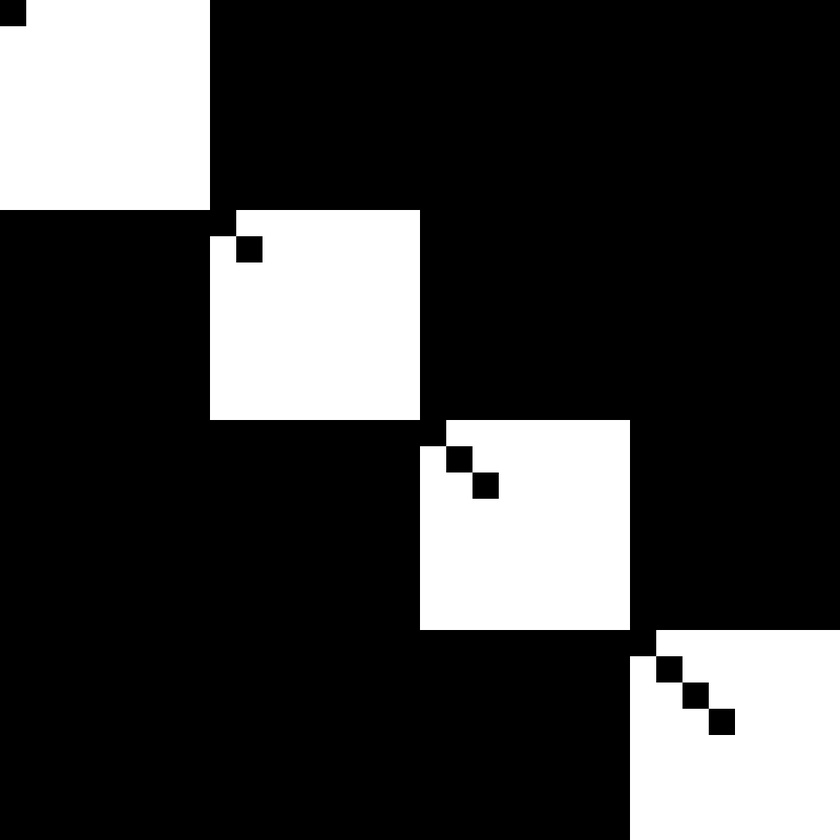
#> input picture Obsolete/no.jpg, 840 x 840 px, shrunk from 1024 x 1024 before the run
$ python thresh.py
#> lines starting #> are read from the running program, lines starting #| are printed output that depends on the picture
import numpy as np
import cv2

img = cv2.imread("no.jpg", 0)
#> img is the input picture: shape (840, 840); min 0, max 255, mean 61.3
'''
#blur = cv2.GaussianBlur(img, (5, 5), 0)
# ret3, img = cv2.threshold(blur, 0, 255, cv2.THRESH_BINARY + cv2.THRESH_OTSU)
img = cv2.adaptiveThreshold(blur, 255, cv2.ADAPTIVE_THRESH_GAUSSIAN_C, cv2.THRESH_BINARY, 5, 2)
'''
kernel = np.ones((7, 7), np.uint8)
img = cv2.dilate(img, kernel, iterations=15)
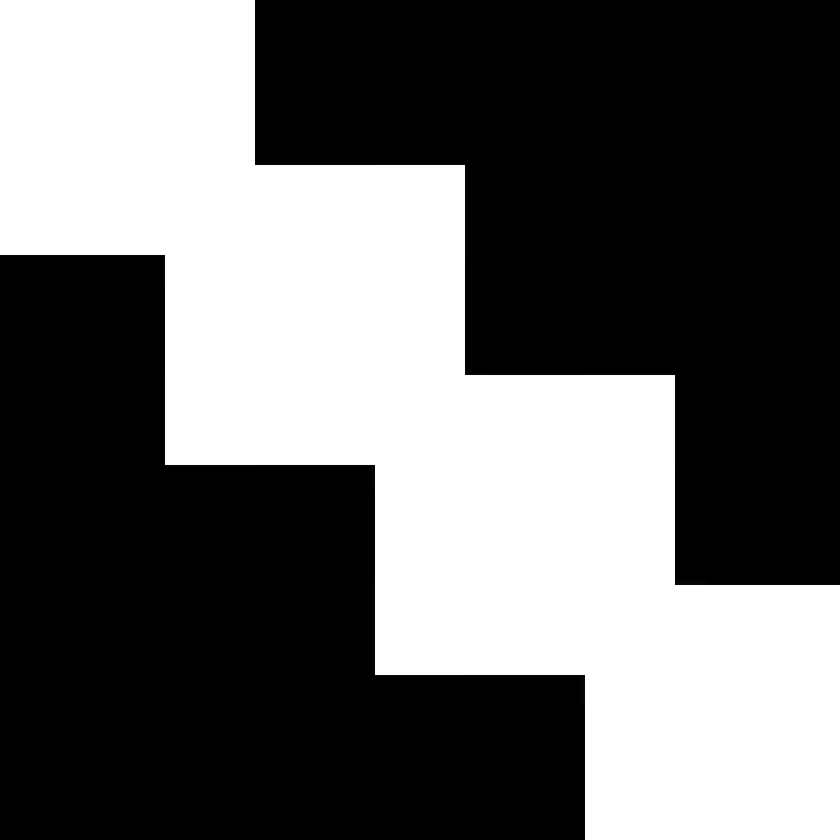
#> img: shape (840, 840); min 0, max 255, mean 103.3
img = cv2.erode(img, kernel, iterations=15)
cv2.imwrite("m_Closing.png", img)
